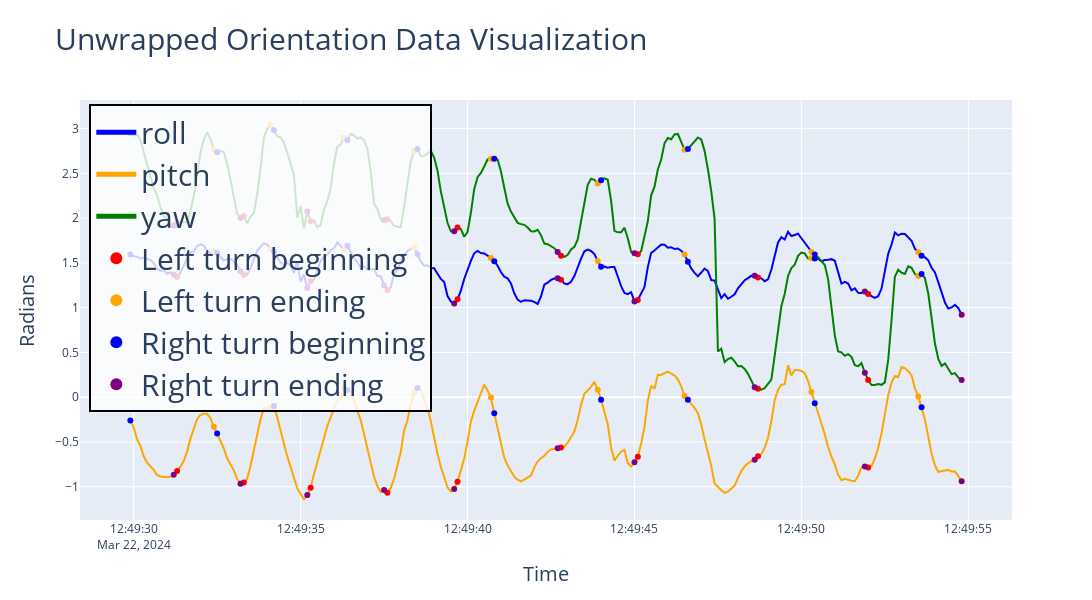

Here is the notebook cell this chart was saved with:
### Markdown cell above
#### Unwrap the data

### Code cell
unwrapped_data = unwrap_angles([transformed_df])[0]
display(unwrapped_data.head())
draw_plotly_new(unwrapped_data, col=split_on, granular=True, title="Unwrapped Orientation Data Visualization")

### Figure 1 — Plotly figure (JSON) as saved in the notebook; plotly's stock layout.template omitted (floating-point values rounded to 4 significant figures; data arrays with more than 128 entries replaced by an {"elided": "..."} marker saying what was removed)
{"data": [{"line": {"color": "blue"}, "mode": "lines", "name": "roll", "type": "scatter", "x": {"elided": "250 str values"}, "y": {"elided": "250 float values"}}, {"marker": {"color": "red", "size": 6}, "mode": "markers", "name": "roll Left turn beginning", "showlegend": false, "type": "scatter", "x": ["2024-03-22T12:49:31.300000", "2024-03-22T12:49:33.300000", "2024-03-22T12:49:35.300000", "2024-03-22T12:49:37.600000", "2024-03-22T12:49:39.700000", "2024-03-22T12:49:42.800000", "2024-03-22T12:49:45.100000", "2024-03-22T12:49:48.700000", "2024-03-22T12:49:52"], "y": [1.342, 1.368, 1.296, 1.196, 1.093, 1.312, 1.086, 1.336, 1.153]}, {"marker": {"color": "orange", "size": 6}, "mode": "markers", "name": "roll Left turn ending", "showlegend": false, "type": "scatter", "x": ["2024-03-22T12:49:32.400000", "2024-03-22T12:49:34.100000", "2024-03-22T12:49:36.300000", "2024-03-22T12:49:38.400000", "2024-03-22T12:49:40.700000", "2024-03-22T12:49:43.900000", "2024-03-22T12:49:46.500000", "2024-03-22T12:49:50.300000", "2024-03-22T12:49:53.500000"], "y": [1.623, 1.649, 1.649, 1.672, 1.553, 1.522, 1.592, 1.626, 1.619]}, {"marker": {"color": "blue", "size": 6}, "mode": "markers", "name": "roll Right turn beginning", "showlegend": false, "type": "scatter", "x": ["2024-03-22T12:49:29.900000", "2024-03-22T12:49:32.500000", "2024-03-22T12:49:34.200000", "2024-03-22T12:49:36.400000", "2024-03-22T12:49:38.500000", "2024-03-22T12:49:40.800000", "2024-03-22T12:49:44", "2024-03-22T12:49:46.600000", "2024-03-22T12:49:50.400000", "2024-03-22T12:49:53.600000"], "y": [1.592, 1.614, 1.63, 1.692, 1.598, 1.519, 1.456, 1.512, 1.594, 1.579]}, {"marker": {"color": "purple", "size": 6}, "mode": "markers", "name": "roll Right turn ending", "showlegend": false, "type": "scatter", "x": ["2024-03-22T12:49:31.200000", "2024-03-22T12:49:33.200000", "2024-03-22T12:49:35.200000", "2024-03-22T12:49:37.500000", "2024-03-22T12:49:39.600000", "2024-03-22T12:49:42.700000", "2024-03-22T12:49:45", "2024-03-22T12:49:48.600000", "2024-03-22T12:49:51.900000", "2024-03-22T12:49:54.800000"], "y": [1.371, 1.408, 1.218, 1.248, 1.045, 1.329, 1.069, 1.357, 1.18, 0.9218]}, {"line": {"color": "orange"}, "mode": "lines", "name": "pitch", "type": "scatter", "x": {"elided": "250 str values"}, "y": {"elided": "250 float values"}}, {"marker": {"color": "red", "size": 6}, "mode": "markers", "name": "pitch Left turn beginning", "showlegend": false, "type": "scatter", "x": ["2024-03-22T12:49:31.300000", "2024-03-22T12:49:33.300000", "2024-03-22T12:49:35.300000", "2024-03-22T12:49:37.600000", "2024-03-22T12:49:39.700000", "2024-03-22T12:49:42.800000", "2024-03-22T12:49:45.100000", "2024-03-22T12:49:48.700000", "2024-03-22T12:49:52"], "y": [-0.8228, -0.9535, -1.01, -1.067, -0.9455, -0.5614, -0.6643, -0.6595, -0.7862]}, {"marker": {"color": "orange", "size": 6}, "mode": "markers", "name": "pitch Left turn ending", "showlegend": false, "type": "scatter", "x": ["2024-03-22T12:49:32.400000", "2024-03-22T12:49:34.100000", "2024-03-22T12:49:36.300000", "2024-03-22T12:49:38.400000", "2024-03-22T12:49:40.700000", "2024-03-22T12:49:43.900000", "2024-03-22T12:49:46.500000", "2024-03-22T12:49:50.300000", "2024-03-22T12:49:53.500000"], "y": [-0.3301, -0.1115, 0.1103, 0.04661, -0.003403, 0.08244, 0.01242, 0.05788, 0.009192]}, {"marker": {"color": "blue", "size": 6}, "mode": "markers", "name": "pitch Right turn beginning", "showlegend": false, "type": "scatter", "x": ["2024-03-22T12:49:29.900000", "2024-03-22T12:49:32.500000", "2024-03-22T12:49:34.200000", "2024-03-22T12:49:36.400000", "2024-03-22T12:49:38.500000", "2024-03-22T12:49:40.800000", "2024-03-22T12:49:44", "2024-03-22T12:49:46.600000", "2024-03-22T12:49:50.400000", "2024-03-22T12:49:53.600000"], "y": [-0.2592, -0.4057, -0.09865, 0.07988, 0.1019, -0.1803, -0.02749, -0.02921, -0.06771, -0.112]}, {"marker": {"color": "purple", "size": 6}, "mode": "markers", "name": "pitch Right turn ending", "showlegend": false, "type": "scatter", "x": ["2024-03-22T12:49:31.200000", "2024-03-22T12:49:33.200000", "2024-03-22T12:49:35.200000", "2024-03-22T12:49:37.500000", "2024-03-22T12:49:39.600000", "2024-03-22T12:49:42.700000", "2024-03-22T12:49:45", "2024-03-22T12:49:48.600000", "2024-03-22T12:49:51.900000", "2024-03-22T12:49:54.800000"], "y": [-0.8673, -0.9653, -1.093, -1.037, -1.024, -0.5713, -0.7277, -0.6989, -0.7736, -0.938]}, {"line": {"color": "green"}, "mode": "lines", "name": "yaw", "type": "scatter", "x": {"elided": "250 str values"}, "y": {"elided": "250 float values"}}, {"marker": {"color": "red", "size": 6}, "mode": "markers", "name": "yaw Left turn beginning", "showlegend": false, "type": "scatter", "x": ["2024-03-22T12:49:31.300000", "2024-03-22T12:49:33.300000", "2024-03-22T12:49:35.300000", "2024-03-22T12:49:37.600000", "2024-03-22T12:49:39.700000", "2024-03-22T12:49:42.800000", "2024-03-22T12:49:45.100000", "2024-03-22T12:49:48.700000", "2024-03-22T12:49:52"], "y": [1.95, 2.022, 1.964, 1.987, 1.894, 1.58, 1.596, 0.09456, 0.1917]}, {"marker": {"color": "orange", "size": 6}, "mode": "markers", "name": "yaw Left turn ending", "showlegend": false, "type": "scatter", "x": ["2024-03-22T12:49:32.400000", "2024-03-22T12:49:34.100000", "2024-03-22T12:49:36.300000", "2024-03-22T12:49:38.400000", "2024-03-22T12:49:40.700000", "2024-03-22T12:49:43.900000", "2024-03-22T12:49:46.500000", "2024-03-22T12:49:50.300000", "2024-03-22T12:49:53.500000"], "y": [2.767, 3.043, 2.897, 2.748, 2.664, 2.388, 2.763, 1.552, 1.354]}, {"marker": {"color": "blue", "size": 6}, "mode": "markers", "name": "yaw Right turn beginning", "showlegend": false, "type": "scatter", "x": ["2024-03-22T12:49:29.900000", "2024-03-22T12:49:32.500000", "2024-03-22T12:49:34.200000", "2024-03-22T12:49:36.400000", "2024-03-22T12:49:38.500000", "2024-03-22T12:49:40.800000", "2024-03-22T12:49:44", "2024-03-22T12:49:46.600000", "2024-03-22T12:49:50.400000", "2024-03-22T12:49:53.600000"], "y": [2.949, 2.735, 2.982, 2.87, 2.772, 2.663, 2.423, 2.772, 1.549, 1.375]}, {"marker": {"color": "purple", "size": 6}, "mode": "markers", "name": "yaw Right turn ending", "showlegend": false, "type": "scatter", "x": ["2024-03-22T12:49:31.200000", "2024-03-22T12:49:33.200000", "2024-03-22T12:49:35.200000", "2024-03-22T12:49:37.500000", "2024-03-22T12:49:39.600000", "2024-03-22T12:49:42.700000", "2024-03-22T12:49:45", "2024-03-22T12:49:48.600000", "2024-03-22T12:49:51.900000", "2024-03-22T12:49:54.800000"], "y": [1.917, 2.001, 2.074, 1.976, 1.854, 1.621, 1.609, 0.1114, 0.2733, 0.1911]}, {"legendgroup": "Left", "marker": {"color": "red", "size": 6}, "mode": "markers", "name": "Left turn beginning", "showlegend": true, "type": "scatter", "x": [null], "y": [null]}, {"legendgroup": "Left", "marker": {"color": "orange", "size": 6}, "mode": "markers", "name": "Left turn ending", "showlegend": true, "type": "scatter", "x": [null], "y": [null]}, {"legendgroup": "Right", "marker": {"color": "blue", "size": 6}, "mode": "markers", "name": "Right turn beginning", "showlegend": true, "type": "scatter", "x": [null], "y": [null]}, {"legendgroup": "Right", "marker": {"color": "purple", "size": 6}, "mode": "markers", "name": "Right turn ending", "showlegend": true, "type": "scatter", "x": [null], "y": [null]}], "layout": {"height": 600, "legend": {"bgcolor": "rgba(255, 255, 255, 0.8)", "bordercolor": "Black", "borderwidth": 2, "font": {"size": 30}, "itemsizing": "constant", "itemwidth": 40, "traceorder": "normal", "x": 0.01, "y": 0.99}, "title": {"font": {"size": 30}, "text": "Unwrapped Orientation Data Visualization"}, "width": 1200, "xaxis": {"title": {"font": {"size": 20}, "text": "Time"}}, "yaxis": {"title": {"font": {"size": 20}, "text": "Radians"}}}}
